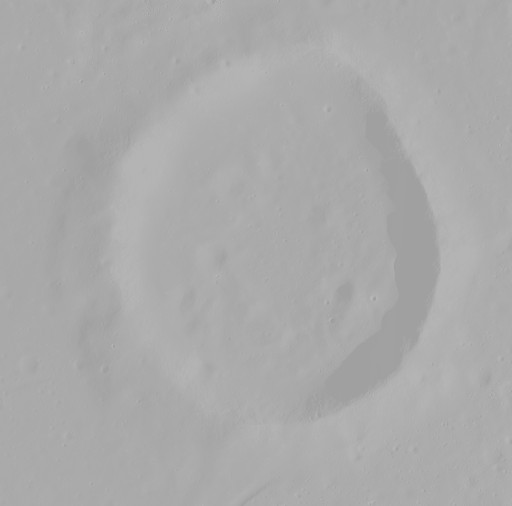
#> input picture moon/lunar02_raw.jpg, 512 x 506 px; the run also reads 1 picture not shown here
$ python moon.py
#> lines starting #> are read from the running program, lines starting #| are printed output that depends on the picture
from PIL import Image
import numpy as np
import os


def enhance_contrast(image_path, output_path=None):
#> called with image_path = 'lunar02_raw.jpg'
    try:

        img = Image.open(image_path).convert('L')
#> img is the input picture: PIL image 512x506 L; min 155, max 185, mean 170.3
        data = np.array(img)


        min_val = np.min(data)
#> min_val = 155
        max_val = np.max(data)
#> max_val = 185

        if min_val == max_val:
            print("Ошибка: Все пиксели одинаковые")
            return


        enhanced_data = ((data - min_val) / (max_val - min_val) * 255).astype(np.uint8)
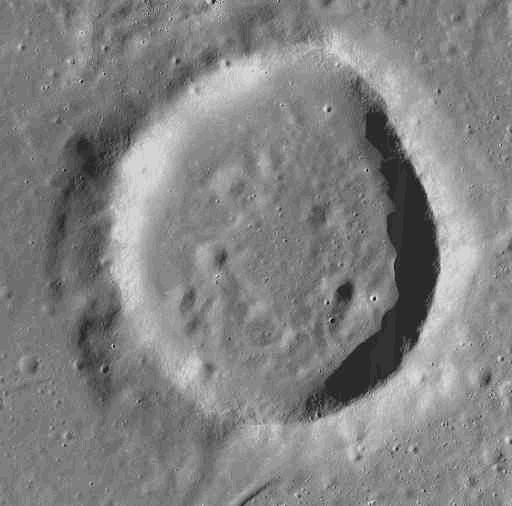
#> enhanced_data: shape (506, 512); min 0, max 255, mean 129.9

        if output_path is None:
            base = os.path.splitext(image_path)[0]
            ext = os.path.splitext(image_path)[1]
            output_path = f"{base}_enhanced{ext}"

        Image.fromarray(enhanced_data).save(output_path)
        print(f"Сохранено: {output_path}")

    except Exception as e:
        print(f"Ошибка: {e}")

enhance_contrast("lunar02_raw.jpg")
enhance_contrast("lunar03_raw.jpg")
#> call 2 of enhance_contrast, with image_path = 'lunar03_raw.jpg'
#> in enhance_contrast (call 2), `min_val = np.min(data)`: min_val = 118
#> in enhance_contrast (call 2), `max_val = np.max(data)`: max_val = 127
#> in enhance_contrast (call 2), `enhanced_data = ((data - min_val) / (max_val - min_val) * 255).astype(..`:
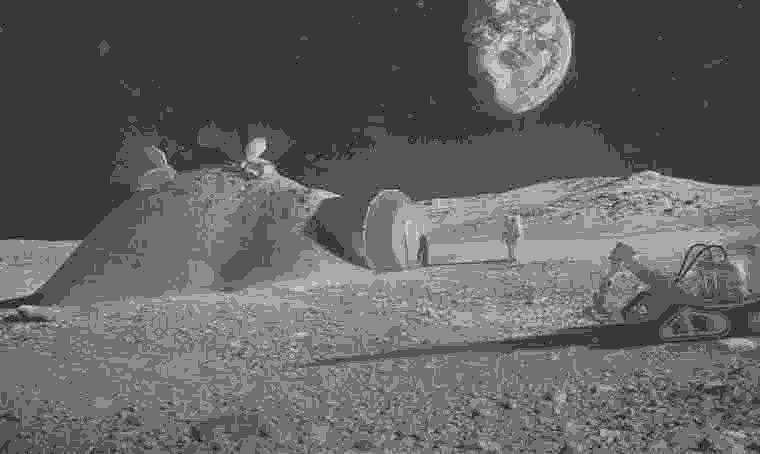
#> enhanced_data: shape (454, 760); min 0, max 255, mean 98.3
